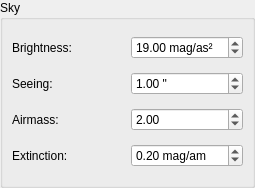
<?xml version="1.0" encoding="UTF-8"?>
<ui version="4.0">
 <class>WidgetSky</class>
 <widget class="QWidget" name="WidgetSky">
  <property name="geometry">
   <rect>
    <x>0</x>
    <y>0</y>
    <width>255</width>
    <height>188</height>
   </rect>
  </property>
  <property name="windowTitle">
   <string>Form</string>
  </property>
  <layout class="QVBoxLayout" name="verticalLayout">
   <property name="spacing">
    <number>0</number>
   </property>
   <property name="leftMargin">
    <number>0</number>
   </property>
   <property name="topMargin">
    <number>0</number>
   </property>
   <property name="rightMargin">
    <number>0</number>
   </property>
   <property name="bottomMargin">
    <number>0</number>
   </property>
   <item>
    <widget class="QGroupBox" name="groupBox">
     <property name="title">
      <string>Sky</string>
     </property>
     <layout class="QGridLayout" name="gridLayout">
      <item row="0" column="0">
       <widget class="QLabel" name="label_23">
        <property name="text">
         <string>Brightness:</string>
        </property>
       </widget>
      </item>
      <item row="0" column="1">
       <widget class="QDoubleSpinBox" name="spinBrightness">
        <property name="suffix">
         <string> mag/as²</string>
        </property>
        <property name="value">
         <double>19.000000000000000</double>
        </property>
       </widget>
      </item>
      <item row="1" column="0">
       <widget class="QLabel" name="label_24">
        <property name="text">
         <string>Seeing:</string>
        </property>
       </widget>
      </item>
      <item row="1" column="1">
       <widget class="QDoubleSpinBox" name="spinSeeing">
        <property name="suffix">
         <string> &quot;</string>
        </property>
        <property name="value">
         <double>1.000000000000000</double>
        </property>
       </widget>
      </item>
      <item row="2" column="0">
       <widget class="QLabel" name="label_25">
        <property name="text">
         <string>Airmass:</string>
        </property>
       </widget>
      </item>
      <item row="2" column="1">
       <widget class="QDoubleSpinBox" name="spinAirmass">
        <property name="value">
         <double>2.000000000000000</double>
        </property>
       </widget>
      </item>
      <item row="3" column="0">
       <widget class="QLabel" name="label_26">
        <property name="text">
         <string>Extinction:</string>
        </property>
       </widget>
      </item>
      <item row="3" column="1">
       <widget class="QDoubleSpinBox" name="spinExtinction">
        <property name="suffix">
         <string> mag/am</string>
        </property>
        <property name="value">
         <double>0.200000000000000</double>
        </property>
       </widget>
      </item>
     </layout>
    </widget>
   </item>
  </layout>
 </widget>
 <resources/>
 <connections/>
</ui>
